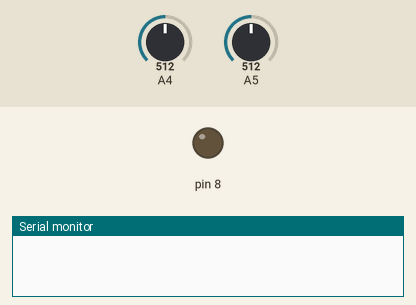
This sketch was run on a simulated Arduino Uno, built with avr-gcc and run on an emulated ATmega328P. Parts: output pins drawn as LEDs (lit = HIGH), the last lines printed to the serial monitor. Inputs (shaded band) come from the test bench; at power-on: A4 = 512, A5 = 512.

Above: at 1.2 s.
1.3 s: A4 set to 525
At 2.5 s:
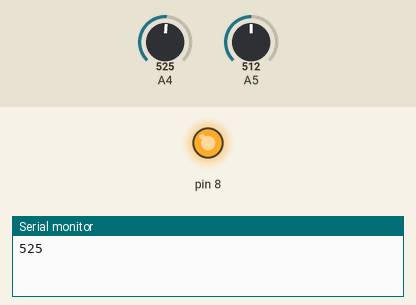
2.8 s: A4 set to 511
At 3.7 s:
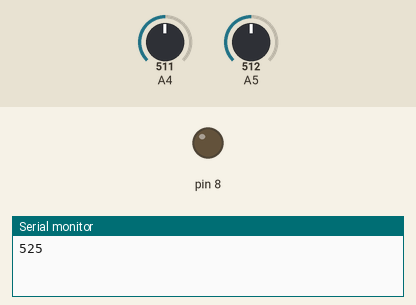
4.3 s: A4 set to 716
At 4.8 s:
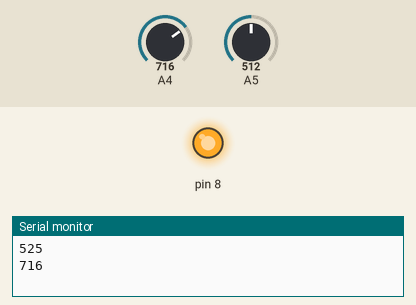
Timing chart, 0 to 7.3 s (numbered marks = the images above; inputs shaded):
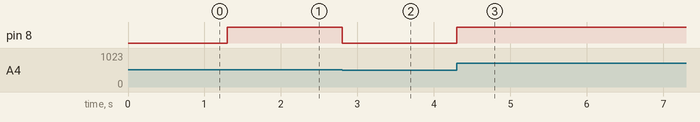

Measured:
- the behaviour switches between 512 and 513 on A4 (found by bisection; images 0 and 1)
- after the input at 1.3 s, pin 8: LOW → HIGH at once
- after the input at 2.8 s, pin 8: HIGH → LOW at once
- after the input at 4.3 s, pin 8: LOW → HIGH at once

The sketch:

photosensor_v2.ino
```cpp
int ADCvalue = 0;
int value_adjusted = 0;
bool led_turned_on = false;

void setup() {

  Serial.begin(9600);
  pinMode(8,OUTPUT);

}
void loop() {
  ADCvalue = analogRead(A5);
  value_adjusted = analogRead(A4);

  if (ADCvalue < value_adjusted) {
    digitalWrite(8,HIGH);
      if (led_turned_on == false) {
      Serial.println(value_adjusted);
    }
    led_turned_on = true;
  } else {
    digitalWrite(8,LOW);
    led_turned_on = false;
  }
}
```
